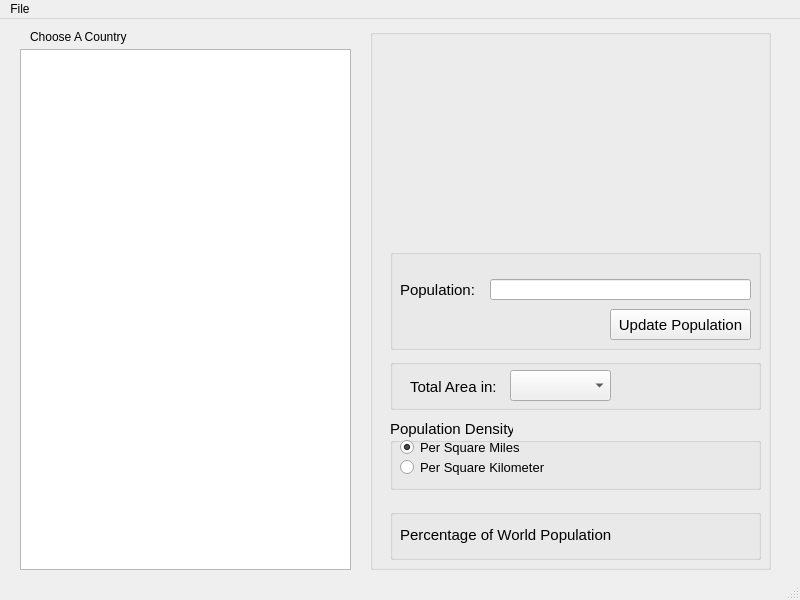
<?xml version="1.0" encoding="UTF-8"?>
<ui version="4.0">
 <class>MainWindow</class>
 <widget class="QMainWindow" name="MainWindow">
  <property name="geometry">
   <rect>
    <x>0</x>
    <y>0</y>
    <width>800</width>
    <height>600</height>
   </rect>
  </property>
  <property name="windowTitle">
   <string>MainWindow</string>
  </property>
  <widget class="QWidget" name="centralwidget">
   <widget class="QGroupBox" name="groupBoxCountriesInfo">
    <property name="geometry">
     <rect>
      <x>370</x>
      <y>10</y>
      <width>401</width>
      <height>541</height>
     </rect>
    </property>
    <property name="font">
     <font>
      <pointsize>11</pointsize>
     </font>
    </property>
    <property name="title">
     <string/>
    </property>
    <widget class="QGroupBox" name="groupBoxDensity">
     <property name="geometry">
      <rect>
       <x>20</x>
       <y>390</y>
       <width>371</width>
       <height>71</height>
      </rect>
     </property>
     <property name="title">
      <string>Population Density</string>
     </property>
     <widget class="QRadioButton" name="radioButtonPopulationMile">
      <property name="geometry">
       <rect>
        <x>10</x>
        <y>20</y>
        <width>121</width>
        <height>17</height>
       </rect>
      </property>
      <property name="font">
       <font>
        <pointsize>10</pointsize>
       </font>
      </property>
      <property name="text">
       <string>Per Square Miles</string>
      </property>
      <property name="checked">
       <bool>true</bool>
      </property>
     </widget>
     <widget class="QRadioButton" name="radioButtonPopulationKilo">
      <property name="geometry">
       <rect>
        <x>10</x>
        <y>40</y>
        <width>151</width>
        <height>17</height>
       </rect>
      </property>
      <property name="font">
       <font>
        <pointsize>10</pointsize>
       </font>
      </property>
      <property name="text">
       <string>Per Square Kilometer</string>
      </property>
     </widget>
     <widget class="QLabel" name="labelDensity">
      <property name="geometry">
       <rect>
        <x>230</x>
        <y>20</y>
        <width>131</width>
        <height>41</height>
       </rect>
      </property>
      <property name="font">
       <font>
        <pointsize>11</pointsize>
        <weight>75</weight>
        <bold>true</bold>
       </font>
      </property>
      <property name="text">
       <string/>
      </property>
     </widget>
    </widget>
    <widget class="QLabel" name="labelFlag">
     <property name="geometry">
      <rect>
       <x>40</x>
       <y>60</y>
       <width>321</width>
       <height>151</height>
      </rect>
     </property>
     <property name="text">
      <string/>
     </property>
    </widget>
    <widget class="QGroupBox" name="groupBoxPopulation">
     <property name="geometry">
      <rect>
       <x>20</x>
       <y>220</y>
       <width>371</width>
       <height>101</height>
      </rect>
     </property>
     <property name="title">
      <string/>
     </property>
     <widget class="QLineEdit" name="lineEditPopulation">
      <property name="geometry">
       <rect>
        <x>100</x>
        <y>30</y>
        <width>261</width>
        <height>21</height>
       </rect>
      </property>
     </widget>
     <widget class="QLabel" name="labelPopulation">
      <property name="geometry">
       <rect>
        <x>10</x>
        <y>30</y>
        <width>81</width>
        <height>21</height>
       </rect>
      </property>
      <property name="text">
       <string>Population:</string>
      </property>
     </widget>
     <widget class="QPushButton" name="pushButtonUpdatePopulation">
      <property name="geometry">
       <rect>
        <x>220</x>
        <y>60</y>
        <width>141</width>
        <height>31</height>
       </rect>
      </property>
      <property name="text">
       <string>Update Population</string>
      </property>
     </widget>
    </widget>
    <widget class="QGroupBox" name="groupBoxArea">
     <property name="geometry">
      <rect>
       <x>20</x>
       <y>330</y>
       <width>371</width>
       <height>51</height>
      </rect>
     </property>
     <property name="title">
      <string/>
     </property>
     <widget class="QComboBox" name="comboBoxArea">
      <property name="geometry">
       <rect>
        <x>120</x>
        <y>11</y>
        <width>101</width>
        <height>31</height>
       </rect>
      </property>
      <property name="editable">
       <bool>false</bool>
      </property>
     </widget>
     <widget class="QLabel" name="labelTotalAreaIn">
      <property name="geometry">
       <rect>
        <x>20</x>
        <y>20</y>
        <width>101</width>
        <height>16</height>
       </rect>
      </property>
      <property name="text">
       <string>Total Area in:</string>
      </property>
     </widget>
     <widget class="QLabel" name="labelArea">
      <property name="geometry">
       <rect>
        <x>230</x>
        <y>10</y>
        <width>131</width>
        <height>31</height>
       </rect>
      </property>
      <property name="font">
       <font>
        <pointsize>11</pointsize>
        <weight>75</weight>
        <bold>true</bold>
       </font>
      </property>
      <property name="text">
       <string/>
      </property>
     </widget>
    </widget>
    <widget class="QGroupBox" name="groupBoxPopulation_2">
     <property name="geometry">
      <rect>
       <x>20</x>
       <y>480</y>
       <width>371</width>
       <height>51</height>
      </rect>
     </property>
     <property name="title">
      <string/>
     </property>
     <widget class="QLabel" name="labelPercentageValue">
      <property name="geometry">
       <rect>
        <x>240</x>
        <y>10</y>
        <width>121</width>
        <height>31</height>
       </rect>
      </property>
      <property name="font">
       <font>
        <pointsize>11</pointsize>
        <weight>75</weight>
        <bold>true</bold>
       </font>
      </property>
      <property name="text">
       <string/>
      </property>
     </widget>
     <widget class="QLabel" name="labelPercentageDisplay">
      <property name="geometry">
       <rect>
        <x>10</x>
        <y>10</y>
        <width>211</width>
        <height>31</height>
       </rect>
      </property>
      <property name="text">
       <string>Percentage of World Population:</string>
      </property>
     </widget>
    </widget>
    <widget class="QLabel" name="labelCountryName">
     <property name="geometry">
      <rect>
       <x>10</x>
       <y>20</y>
       <width>391</width>
       <height>31</height>
      </rect>
     </property>
     <property name="font">
      <font>
       <pointsize>11</pointsize>
       <weight>75</weight>
       <bold>true</bold>
      </font>
     </property>
     <property name="text">
      <string/>
     </property>
    </widget>
   </widget>
   <widget class="QListWidget" name="listWidgetAllCountries">
    <property name="geometry">
     <rect>
      <x>20</x>
      <y>30</y>
      <width>331</width>
      <height>521</height>
     </rect>
    </property>
   </widget>
   <widget class="QLabel" name="labelChooseCountry">
    <property name="geometry">
     <rect>
      <x>30</x>
      <y>10</y>
      <width>241</width>
      <height>16</height>
     </rect>
    </property>
    <property name="text">
     <string>Choose A Country</string>
    </property>
   </widget>
  </widget>
  <widget class="QMenuBar" name="menubar">
   <property name="geometry">
    <rect>
     <x>0</x>
     <y>0</y>
     <width>800</width>
     <height>21</height>
    </rect>
   </property>
   <widget class="QMenu" name="menuFile">
    <property name="title">
     <string>File</string>
    </property>
    <addaction name="actionLoadCountries"/>
    <addaction name="actionSave"/>
    <addaction name="separator"/>
    <addaction name="actionExit"/>
   </widget>
   <addaction name="menuFile"/>
  </widget>
  <widget class="QStatusBar" name="statusbar"/>
  <action name="actionLoadCountries">
   <property name="text">
    <string>Load Countries</string>
   </property>
  </action>
  <action name="actionSave">
   <property name="text">
    <string>Save To File</string>
   </property>
  </action>
  <action name="actionExit">
   <property name="text">
    <string>Exit</string>
   </property>
  </action>
 </widget>
 <resources/>
 <connections/>
</ui>
